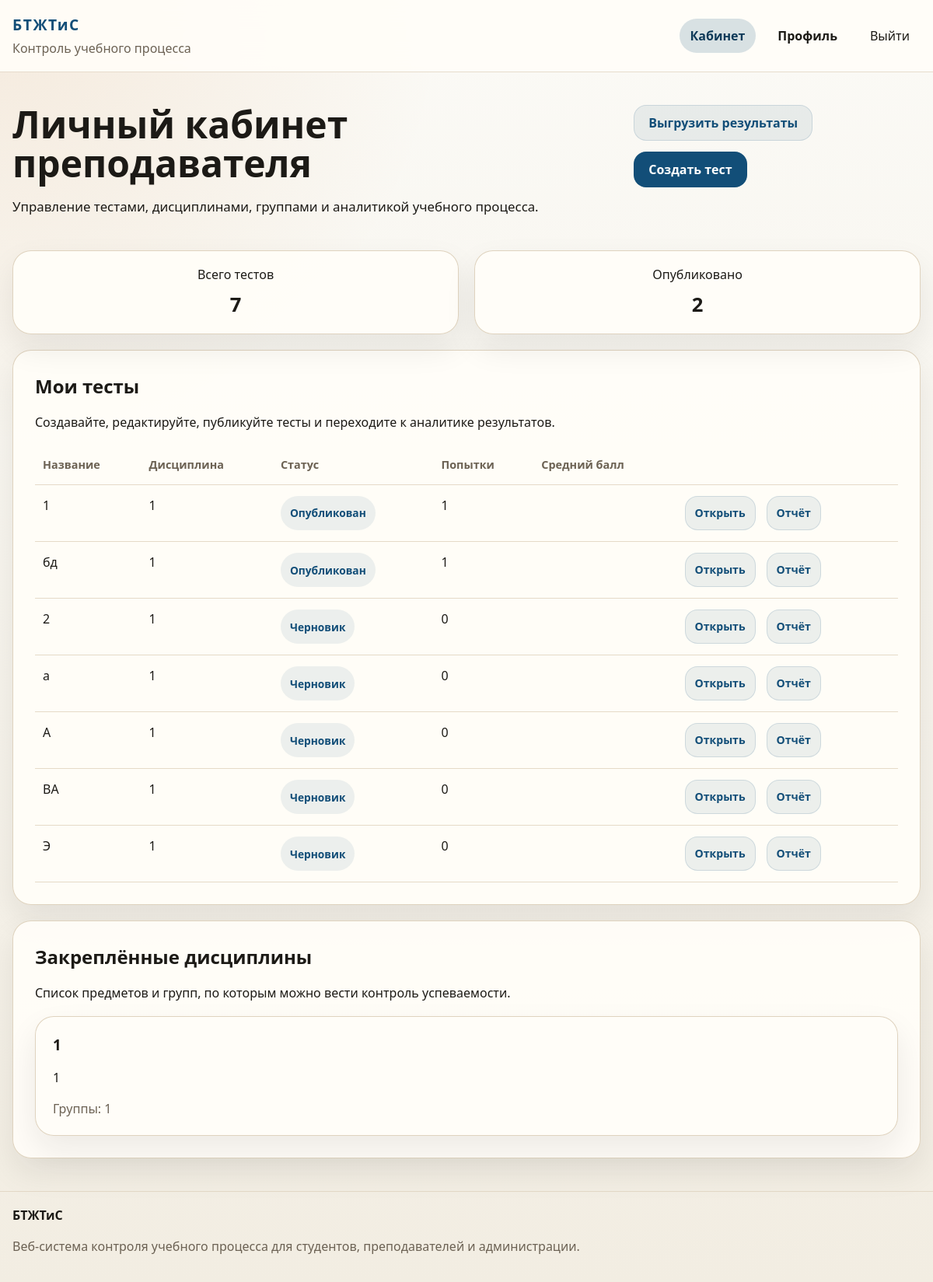
Screenshot of /teacher/ (signed in) with the database file from the repository.
### education/models.py (models this page shows, shortened)
class Test(models.Model):
    title = models.CharField("Название теста", max_length=200)
    description = models.TextField("Описание", blank=True)
    discipline = models.ForeignKey(
        Discipline,
        on_delete=models.CASCADE,
        related_name="tests",
        verbose_name="Дисциплина",
    )
    author = models.ForeignKey(
        settings.AUTH_USER_MODEL,
        on_delete=models.CASCADE,
        related_name="created_tests",
        limit_choices_to={"role": ROLE_TEACHER},
        verbose_name="Автор",
    )
    groups = models.ManyToManyField(
        AcademicGroup,
        through="TestGroup",
        through_fields=("test", "group"),
        related_name="tests",
        blank=True,
        verbose_name="Доступные группы",
    )
    time_limit_minutes = models.PositiveIntegerField("Лимит времени (мин.)", default=30)
    max_attempts = models.PositiveIntegerField("Максимум попыток", default=1)
    is_published = models.BooleanField("Опубликован", default=False)
    available_from = models.DateTimeField("Доступен с", blank=True, null=True)
    available_to = models.DateTimeField("Доступен до", blank=True, null=True)
    created_at = models.DateTimeField("Создан", auto_now_add=True)
    updated_at = models.DateTimeField("Обновлён", auto_now=True)
    class Meta:
        db_table = "tests"
        ordering = ["-updated_at", "title"]
        verbose_name = "Тест"
        verbose_name_plural = "Тесты"

class Discipline(models.Model):
    name = models.CharField("Дисциплина", max_length=120, unique=True)
    code = models.CharField("Код", max_length=20, blank=True)
    description = models.TextField("Описание", blank=True)
    teachers = models.ManyToManyField(
        settings.AUTH_USER_MODEL,
        related_name="disciplines_taught",
        blank=True,
        limit_choices_to={"role": ROLE_TEACHER},
        verbose_name="Преподаватели",
    )
    groups = models.ManyToManyField(
        AcademicGroup,
        through="DisciplineGroup",
        through_fields=("discipline", "group"),
        related_name="disciplines",
        blank=True,
        verbose_name="Учебные группы",
    )
    class Meta:
        db_table = "disciplines"
        ordering = ["name"]
        verbose_name = "Дисциплина"
        verbose_name_plural = "Дисциплины"

class AcademicGroup(models.Model):
    name = models.CharField("Название группы", max_length=50, unique=True)
    description = models.TextField("Описание", blank=True)
    curator = models.ForeignKey(
        settings.AUTH_USER_MODEL,
        on_delete=models.SET_NULL,
        blank=True,
        null=True,
        related_name="curated_groups",
        limit_choices_to={"role": ROLE_TEACHER},
        verbose_name="Куратор",
    )
    class Meta:
        db_table = "groups"
        ordering = ["name"]
        verbose_name = "Учебная группа"
        verbose_name_plural = "Учебные группы"
    def __str__(self):
        return self.name

### education/views.py (the view)
# urls.py: path("teacher/", views.teacher_dashboard, name="teacher_dashboard"),
@role_required(User.Role.TEACHER)
def teacher_dashboard(request):
    tests = (
        request.user.created_tests.select_related("discipline")
        .annotate(
            attempts_total=Count("attempts", filter=Q(attempts__is_finished=True), distinct=True),
            avg_score=Avg("attempts__score", filter=Q(attempts__is_finished=True)),
        )
        .all()
    )
    assigned_disciplines = request.user.disciplines_taught.prefetch_related("groups")
    context = {
        "tests": tests,
        "assigned_disciplines": assigned_disciplines,
        "summary": {
            "tests_total": tests.count(),
            "published_total": tests.filter(is_published=True).count(),
        },
    }
    return render(request, "education/teacher_dashboard.html", context)

### education/context_processors.py (called while the page is built)
def site_meta(request):
    view_name = getattr(getattr(request, "resolver_match", None), "view_name", "")
    meta = DEFAULT_META | ROUTE_META.get(view_name, {})
    meta["url"] = request.build_absolute_uri()
    meta["image"] = request.build_absolute_uri(static("education/img/og-cover.svg"))
    meta["og_title"] = meta["title"]
    return {
        "site_meta": meta,
        "current_view_name": view_name,
    }

### education/models.py (called while the page is built)
    @property
    def is_administrator(self):
        return self.role == self.Role.ADMINISTRATOR or self.is_superuser

### education/utils.py (called while the page is built)
def role_required(*roles):
    def decorator(view_func):
        @wraps(view_func)
        def _wrapped_view(request, *args, **kwargs):
            if not request.user.is_authenticated:
                return redirect("login")
            if request.user.is_superuser or request.user.role in roles:
                return view_func(request, *args, **kwargs)
            messages.error(request, "У вас нет доступа к данному разделу.")
            return redirect(dashboard_url_for(request.user))
        return _wrapped_view
    return decorator

### templates/education/teacher_dashboard.html (shortened to what this page needs)
{% extends "base.html" %}
{% block content %}
<section class="section">
    <div class="container">
        <div class="page-head page-head-inline">
            <div>
                <h1>Личный кабинет преподавателя</h1>
                <p>Управление тестами, дисциплинами, группами и аналитикой учебного процесса.</p>
            </div>
            <div class="head-actions">
                <a class="btn btn-secondary" href="{% url 'education:test_results_export' %}">Выгрузить результаты</a>
                <a class="btn btn-primary" href="{% url 'education:test_create' %}">Создать тест</a>
            </div>
        </div>
        <div class="stats-strip">
            <article class="mini-stat">
                <span>Всего тестов</span>
                <strong>{{ summary.tests_total }}</strong>
            </article>
            <article class="mini-stat">
                <span>Опубликовано</span>
                <strong>{{ summary.published_total }}</strong>
            </article>
        </div>
        <section class="panel panel-top-space">
            <div class="section-head">
                <h2>Мои тесты</h2>
                <p>Создавайте, редактируйте, публикуйте тесты и переходите к аналитике результатов.</p>
            </div>
            <div class="table-wrap">
                <table class="data-table">
                    <thead>
                        <tr>
                            <th>Название</th>
                            <th>Дисциплина</th>
                            <th>Статус</th>
                            <th>Попытки</th>
                            <th>Средний балл</th>
                            <th></th>
                        </tr>
                    </thead>
                    <tbody>
                        {% for test in tests %}
                            <tr>
                                <td>{{ test.title }}</td>
                                <td>{{ test.discipline.name }}</td>
                                <td><span class="pill">{{ test.is_published|yesno:"Опубликован,Черновик" }}</span></td>
                                <td>{{ test.attempts_total }}</td>
                                <td>{{ test.avg_score|default:"-"|floatformat:1 }}</td>
                                <td class="actions-cell">
                                    <a class="btn btn-secondary btn-small" href="{% url 'education:test_preview' test.pk %}">Открыть</a>
                                    <a class="btn btn-secondary btn-small" href="{% url 'education:report_detail' test.pk %}">Отчёт</a>
                                </td>
                            </tr>
                        {% empty %}
                            <tr>
                                <td colspan="6">Тесты ещё не созданы.</td>
                            </tr>
                        {% endfor %}
                    </tbody>
                </table>
            </div>
        </section>
        <section class="panel panel-top-space">
            <div class="section-head">
                <h2>Закреплённые дисциплины</h2>
                <p>Список предметов и групп, по которым можно вести контроль успеваемости.</p>
            </div>
            <div class="cards-grid compact-grid">
                {% for discipline in assigned_disciplines %}
                    <article class="feature-card">
                        <h3>{{ discipline.name }}</h3>
                        <p>{{ discipline.description|default:"Описание дисциплины пока не добавлено." }}</p>
                        <div class="meta-list">
                            <span>Группы: {{ discipline.groups.all|join:", "|default:"не назначены" }}</span>
                        </div>
                    </article>
                {% empty %}
                    <article class="feature-card">
                        <h3>Нет закреплённых дисциплин</h3>
                        <p>Администратор может назначить преподавателю дисциплины и группы через административный интерфейс.</p>
                    </article>
                {% endfor %}
            </div>
        </section>
    </div>
</section>
{% endblock %}

### rows the page displays
Test: title "1", discipline.name "1", is_published "Опубликован", attempts_total "1"
Test: title "бд", discipline.name "1", is_published "Опубликован", attempts_total "1"
Test: title "2", discipline.name "1", is_published "Черновик", attempts_total "0"
Test: title "а", discipline.name "1", is_published "Черновик", attempts_total "0"
Test: title "А", discipline.name "1", is_published "Черновик", attempts_total "0"
Test: title "ВА", discipline.name "1", is_published "Черновик", attempts_total "0"
Test: title "Э", discipline.name "1", is_published "Черновик", attempts_total "0"
Discipline: name "1", description "1", groups.all "1"

### other values shown
{{ summary.tests_total }} "7"
{{ summary.published_total }} "2"
